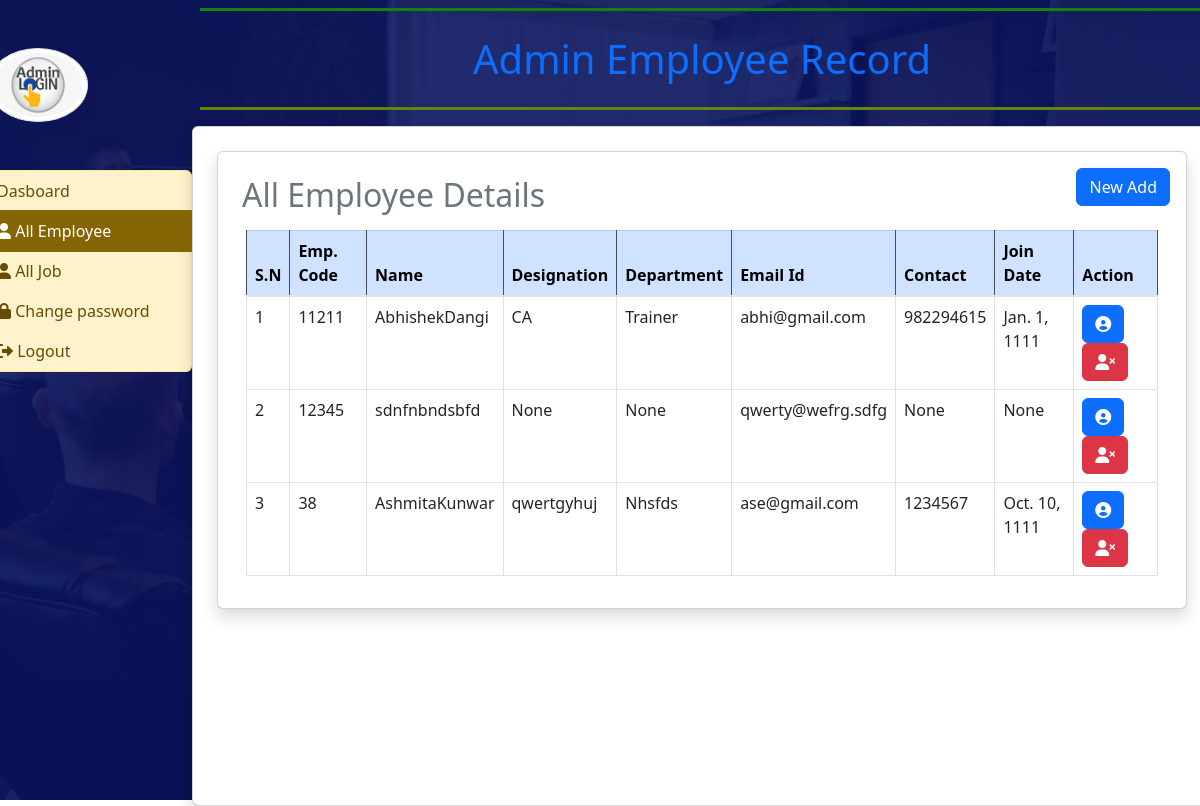
Before: /all_employee/ (signed in) with the older database file.
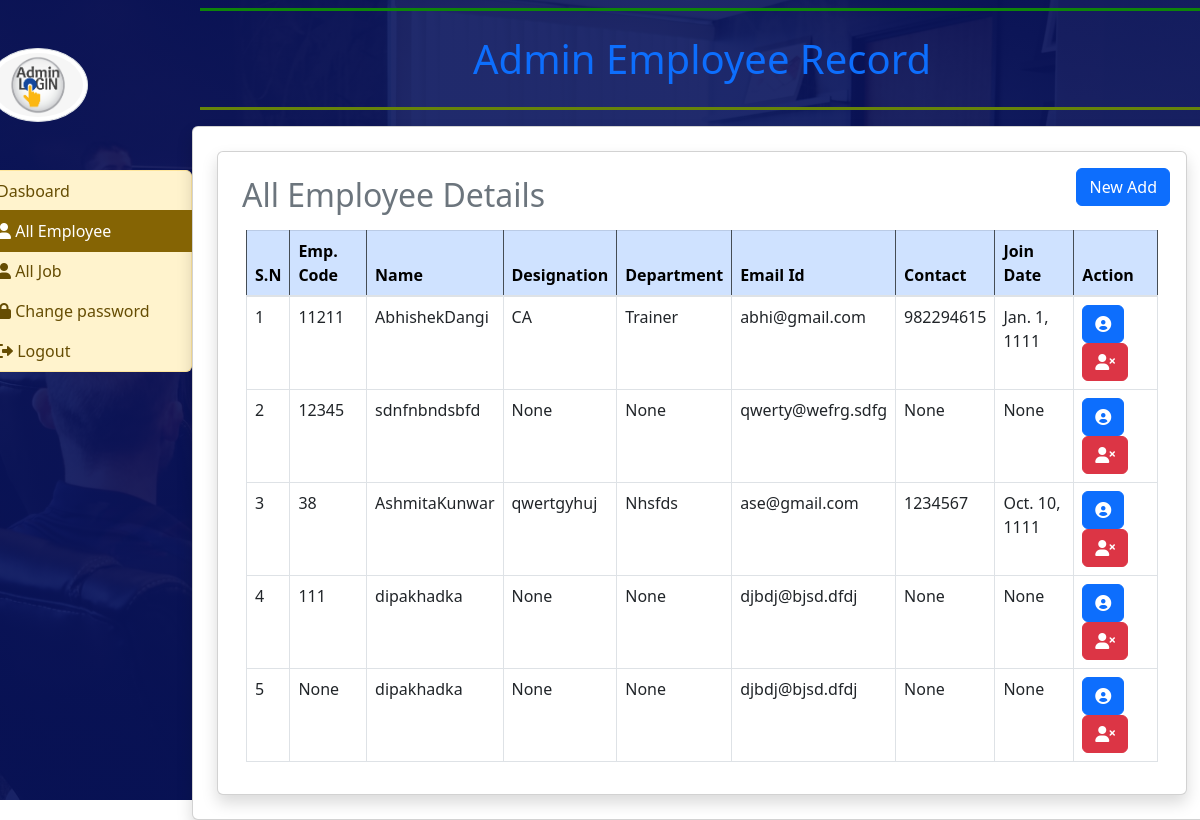
After: the same page with the newer database file.
### employee_app/models.py (models this page shows, shortened)
class EmployeeDetail(models.Model):
    GENDER_CHOICES = (
        ('M', 'Male'),
        ('F', 'Female'),
        ('O', 'Other'),
    )
    user = models.ForeignKey(User, on_delete=models.CASCADE)
    feature_image = models.ImageField(upload_to="EMP_images/%Y/%m/%d", blank=False)
    empcode = models.IntegerField(null=True)
    empdept = models.CharField(max_length=50, null=True)
    designation = models.CharField(max_length=100, null=True)
    contact = models.IntegerField(null=True)
    gender = models.CharField(max_length=1, choices=GENDER_CHOICES)
    join_date = models.DateField(null=True)

### employee_app/views.py (the view)
# urls.py: path("all_employee/",all_employee, name="all_employee"),
def all_employee(request):
    if not request.user.is_superuser:
        return redirect("admin_login")
    employee = EmployeeDetail.objects.all()
    return render(request, "admin/all_employee.html", locals())

### templates/admin/all_employee.html
{% extends "admin/admin_base.html" %}
{% block main %}
<div class="card shadow m-2">
     <div class="card-body">
          <div class="row">
               <div class="col-md-6">
                   <h2 class="p-2 text-secondary">All Employee Details</h2>
               </div>
               <div class="col-md-6 text-end">
                    <a href="{% url 'employee-add' %}" class="btn btn-primary">New Add</a>
               </div>
           </div>
          <div class="container-fluid">
               <table class="table table-bordered  table-hover">
                    <thead class="table-dark">
                         <tr class="table-primary">
                              <th scope="col">S.N</th>
                              <th scope="col">Emp. Code</th>
                              <th scope="col">Name</th>
                              <th scope="col">Designation</th>
                              <th scope="col">Department</th>
                              <th scope="col">Email Id</th>
                              <th scope="col">Contact</th>
                              <th scope="col">Join Date</th>
                              <th scope="col">Action</th>
                         </tr>
                    </thead>
                    <tbody>
                         {% for i in employee %}
                         <tr>
                              <td>{{forloop.counter}}</td>
                              <td>{{i.empcode}}</td>
                              <td>{{i.user.first_name}}{{i.user.last_name}}</td>
                              <td>{{i.designation}}</td>
                              <td>{{i.empdept}}</td>
                              <td>{{i.user.username}}</td>
                              <td>{{i.contact}}</td>
                              <td>{{i.join_date}}</td>
                              <td><a href="{% url 'admin_emp_view_detail' i.pk %}" class="btn btn-primary"><i class="fa-solid fa-circle-user"></i></a>
                                   <a href="{% url 'employee_profile_delete' i.pk %}" class="btn btn-danger"
                                        onclick="return confirm('Are you sure?')"><i
                                             class="fa-solid fa-user-xmark"></i></a>
                              </td>
                         </tr>
                         {% endfor %}
                    </tbody>
               </table>
          </div>
     </div>
</div>
{% endblock main %}

### templates/admin/admin_base.html
{% extends "base.html" %}
{% load static %}
{% block content %}
<div class="row">
     <div class="col-sm-2 p-0">
          <img src="{% static 'img/admin_login.png' %}" alt="Images" height="100" width="100"
               class="img-thumbnail rounded-circle my-5 d-flex">
          <div class="list-group">
               <a href="{% url 'admin_home' %}"
                    class="list-group-item list-group-item-warning list-group-item-action {% if request.path == '/admin_home/' %} active {% endif %}">Dasboard</a>
               <a href="{% url 'all_employee' %}"
                    class="list-group-item list-group-item-warning list-group-item-action {% if request.path == '/all_employee/' %} active {% endif %}"><i
                         class="fa-solid fa-user"></i> All Employee</a>
               <a href="{% url 'all_job' %}"
                    class="list-group-item list-group-item-warning list-group-item-action {% if request.path == '/all_job/' %} active {% endif %}"><i
                         class="fa-solid fa-user"></i> All Job</a>
               <a href="{% url 'admin_change_password' %}"
                    class="list-group-item list-group-item-warning list-group-item-action {% if request.path == '/admin_change_password/' %} active {% endif %}">
                    <i class="fas fa-lock"></i> Change password</a>
               <a href="{% url 'emp_logout' %}"
                    class="list-group-item list-group-item-warning list-group-item-action"><i
                         class="fas fa-sign-out-alt"></i> Logout</a>
          </div>
     </div>
     <div class="col-sm-10 p-0">
          <div class="container-fluid p-2">
               <h5 class="text-center text-primary p-4 fs-1 font-weigth-bold"
                    style="border-bottom: 3px solid rgb(102, 132, 10);border-top: 3px solid rgb(14, 132, 10);">Admin
                    Employee
                    Record </h5>
          </div>
          <div class="card shadow" style="min-height: 85vh;">
               <div class="card-body">
                    {% block main %}
                    {% endblock main %}
               </div>
          </div>
     </div>
</div>
{% endblock content %}

### templates/base.html (shortened to what this page needs)
{% load static %}
<!doctype html>
<html lang="en">
<head>
     <link rel="stylesheet" type="text/css" href="{% static 'jobs/css/bootstrap.css' %}" />
     <link href="{% static 'jobs/css/font-awesome.min.css' %}" rel="stylesheet" />
     <link rel="stylesheet"
          href="https://cdnjs.cloudflare.com/ajax/libs/jquery-nice-select/1.1.0/css/nice-select.min.css"
 />
     <link href="{% static 'jobs/css/style.css' %}" rel="stylesheet" />
     <link href="{% static 'jobs/css/responsive.css' %}" rel="stylesheet" />
     <link rel="stylesheet" href="{% static 'css/bootstrap.min.css' %}">
     <link rel="stylesheet" href="{% static 'css/style.css' %}">
     <link rel="stylesheet" href="https://cdnjs.cloudflare.com/ajax/libs/font-awesome/6.0.0-beta3/css/all.min.css">
</head>
<body>
     <div class="hero_area">
          {% block content %}
          {% endblock content %}
     </div>
</body>
</html>

### static/jobs/css/style.css (style rules this page uses)
body { font-family: 'Poppins', sans-serif; color: #0c0c0c; background-color: #ffffff; overflow-x: hidden; }
a, a:hover, a:focus { text-decoration: none; }
.btn, .btn:focus { outline: none !important; -webkit-box-shadow: none; box-shadow: none; }
.hero_area { position: relative; height: 100vh; display: -webkit-box; display: -moz-box; display: -ms-flexbox; display: flex; -webkit-box-orient: vertical; -webkit-box-direction: normal; -moz-box-orient: vertical; -moz-box-direction: normal; -ms-flex-direction: column; flex-direction: column; background-image: -webkit-gradient(linear, left top, right top, from(rgba(8, 19, 92, 0.9)), to(rgba(8, 19, 92, 0.9))), url(../images/slider-bg.jpg); background-image: -webkit-linear-gradient(left, rgba(8, 19, 92, 0.9), rgba(8, 19, 92, 0.9)), url(../images/slider-bg.jpg); background-image: -moz-linear-gradient(left, rgba(8, 19, 92, 0.9), rgba(8, 19, 92, 0.9)), url(../images/slider-bg.jpg); background-image: -o-linear-gradient(left, rgba(8, 19, 92, 0.9), rgba(8, 19, 92, 0.9)), url(../images/slider-bg.jpg); background-image: linear-gradient(to right, rgba(8, 19, 92, 0.9), rgba(8, 19, 92, 0.9)), url(../images/slider-bg.jpg); background-size: cover; }

### static/css/style.css (style rules this page uses)
.list-group-item { padding: 8px !important; }

Changed rows visible on the page:
added EmployeeDetail: empcode "111", user.first_name "dipa", user.last_name "khadka", designation "None", empdept "None", user.username "djbdj@bjsd.dfdj", contact "None", join_date "None"
added EmployeeDetail: empcode "None", user.first_name "dipa", user.last_name "khadka", designation "None", empdept "None", user.username "djbdj@bjsd.dfdj", contact "None", join_date "None"
